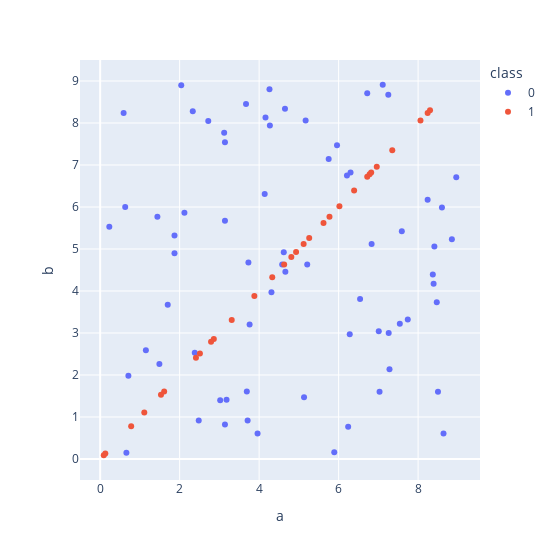

Notebook code cell kept with this figure:
### Code cell
fig = px.scatter(df, x='a',
            y='b',
            color='class',
            height=560,
            width=560,
            )
fig.show()

### Figure 1 — Plotly figure (JSON) as saved in the notebook; plotly's stock layout.template omitted (floating-point values rounded to 4 significant figures)
{"data": [{"hovertemplate": "class=0<br>a=%{x}<br>b=%{y}<extra></extra>", "legendgroup": "0", "marker": {"color": "#636efa", "symbol": "circle"}, "mode": "markers", "name": "0", "orientation": "v", "showlegend": true, "type": "scatter", "x": [4.66, 7.11, 5.17, 3.67, 8.24, 2.48, 2.72, 8.47, 4.31, 3.71, 3.18, 4.65, 6.72, 8.41, 3.14, 2.04, 5.89, 4.27, 0.59, 8.37, 5.13, 5.21, 1.15, 1.7, 6.54, 0.23, 7.74, 4.16, 8.6, 5.75, 0.71, 2.38, 2.12, 5.96, 3.73, 3.96, 7.54, 1.44, 6.24, 7.01, 8.85, 7.59, 7.03, 4.62, 0.66, 1.49, 4.26, 6.3, 3.14, 6.83, 0.63, 6.28, 3.69, 1.87, 8.64, 8.5, 3.14, 7.26, 4.14, 4.58, 3.76, 6.21, 7.28, 8.96, 2.33, 1.87, 8.39, 3.12, 3.02, 7.25], "xaxis": "x", "y": [4.46, 8.91, 8.06, 8.45, 6.17, 0.92, 8.05, 3.73, 3.97, 0.92, 1.41, 8.34, 8.71, 5.06, 7.54, 8.9, 0.16, 7.94, 8.24, 4.39, 1.47, 4.63, 2.59, 3.67, 3.81, 5.53, 3.32, 8.13, 5.99, 7.14, 1.98, 2.53, 5.86, 7.47, 4.68, 0.61, 3.22, 5.77, 0.77, 3.04, 5.23, 5.42, 1.6, 4.92, 0.15, 2.26, 8.8, 6.82, 0.82, 5.12, 6, 2.97, 1.61, 4.9, 0.61, 1.6, 5.67, 3, 6.31, 4.63, 3.2, 6.75, 2.14, 6.71, 8.28, 5.32, 4.17, 7.77, 1.4, 8.67], "yaxis": "y"}, {"hovertemplate": "class=1<br>a=%{x}<br>b=%{y}<extra></extra>", "legendgroup": "1", "marker": {"color": "#EF553B", "symbol": "circle"}, "mode": "markers", "name": "1", "orientation": "v", "showlegend": true, "type": "scatter", "x": [4.81, 3.31, 5.12, 1.61, 6.02, 8.06, 2.51, 2.86, 6.82, 6.78, 8.24, 7.35, 4.33, 2.41, 5.77, 6.72, 4.93, 8.3, 5.62, 0.09, 3.88, 5.26, 4.63, 0.78, 6.96, 6.39, 2.79, 0.13, 1.11, 1.53], "xaxis": "x", "y": [4.81, 3.31, 5.12, 1.61, 6.02, 8.06, 2.51, 2.86, 6.82, 6.78, 8.24, 7.35, 4.33, 2.41, 5.77, 6.72, 4.93, 8.3, 5.62, 0.09, 3.88, 5.26, 4.63, 0.78, 6.96, 6.39, 2.79, 0.13, 1.11, 1.53], "yaxis": "y"}], "layout": {"height": 560, "legend": {"title": {"text": "class"}, "tracegroupgap": 0}, "margin": {"t": 60}, "width": 560, "xaxis": {"anchor": "y", "domain": [0, 1], "title": {"text": "a"}}, "yaxis": {"anchor": "x", "domain": [0, 1], "title": {"text": "b"}}}}
